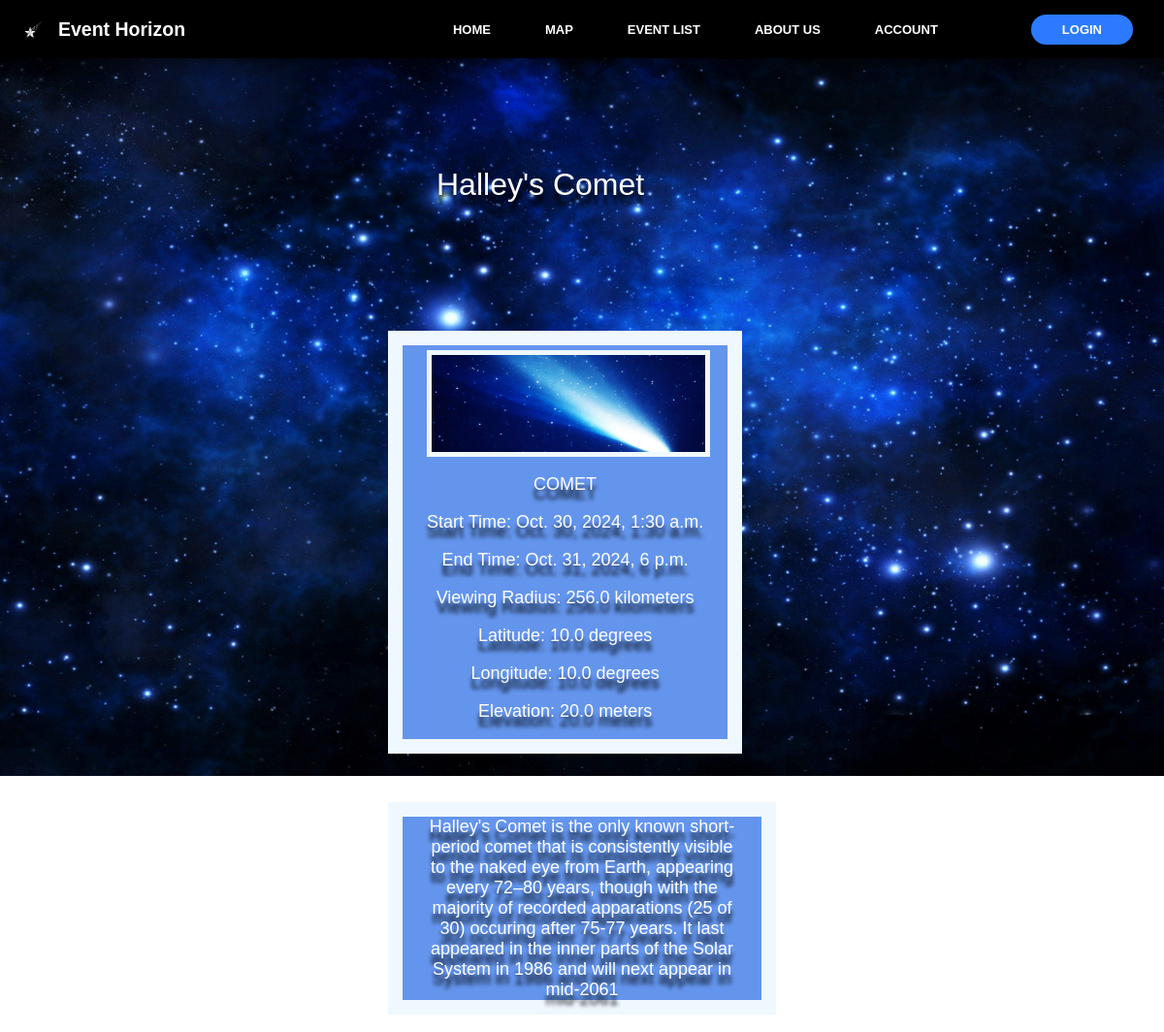
/list/2, run on the app's committed database.
### stars_app/models.py (models this page shows, shortened)
class CelestialEvent(models.Model):
    EVENT_TYPES = [
        ('METEOR', 'Meteor Shower'),
        ('ECLIPSE', 'Eclipse'),
        ('PLANET', 'Planetary Event'),
        ('AURORA', 'Aurora'),
        ('OTHER', 'Other'),
        ('COMET', 'Comet'),
    ]
    name = models.CharField(max_length=200)
    event_type = models.CharField(max_length=10, choices=EVENT_TYPES)
    start_time = models.DateTimeField()
    end_time = models.DateTimeField()
    description = models.TextField()
    viewing_radius = models.FloatField(help_text="Optimal viewing radius in km")
    location = models.ForeignKey(ViewingLocation, on_delete=models.CASCADE)

class ViewingLocation(models.Model):
    name = models.CharField(max_length=200)
    latitude = models.FloatField()
    longitude = models.FloatField()
    elevation = models.FloatField(help_text="Elevation in meters")
    light_pollution_value = models.FloatField(null=True, blank=True, help_text="Calculated light pollution value from tiles")
    quality_score = models.FloatField(null=True, blank=True)
    added_by = models.ForeignKey(User, on_delete=models.CASCADE)
    created_at = models.DateTimeField(auto_now_add=True)

### stars_app/views.py (the view)
# urls.py: path('list/<event_id>', views.details, name='details'),
def details(request, event_id):
    current_data = {
        'event': CelestialEvent.objects.get(pk=event_id)
    }
    return render(request, 'stars_app/details.html', current_data)

### stars_app/templates/stars_app/details.html
{% extends "stars_app/base.html" %}
{% block body_class %}details-page{% endblock %}
{% block content %}
    <div class="details-container">
        <div class="details-header">
            <p>{{ event.name }}</p>
        </div>
        <div class="details-item">
            {% if event.event_type == "COMET" %}
                <img src='/static/images/comet-pic.jpg' class="list-icon" width="100" height="100"></img>
            {% elif event.event_type == "ECLIPSE" %}
                <img src='/static/images/eclipse_icon.jpg' class="list-icon" width="100" height="100"></img>
            {% elif event.event_type == "METEOR" %}
                <img src='/static/images/meteor-icon.jpg' class="list-icon" width="100" height="100"></img>
            {% elif event.event_type == "PLANET" %}
                <img src='/static/images/planet-icon.jpg' class="list-icon" width="100" height="100"></img>
            {% elif event.event_type == "AURORA" %}
                <img src='/static/images/aurora-icon.jpg' class="list-icon" width="100" height="100"></img>
            {% endif %}
            <p>{{ event.event_type }}</p>
            <p>Start Time: {{ event.start_time }}</p>
            <p>End Time: {{ event.end_time }}</p>
            <p>Viewing Radius: {{ event.viewing_radius }} kilometers</p>
            <p>Latitude: {{ event.location.latitude }} degrees</p>
            <p>Longitude: {{ event.location.longitude }} degrees</p>
            <p>Elevation: {{ event.location.elevation }} meters</p>
        </div>
        <p class="details-description">{{ event.description }}</p>
    </div>
{% endblock %}

### static/css/styles.css (style rules this page uses)
html { height: 100%; overflow: hidden; }
body { font-family: Tahoma, sans-serif; margin: 0; padding: 0; box-sizing: border-box; }
.list-icon { margin: 5px; border: 5px solid aliceblue; object-fit: cover; display: block; margin-left: auto; margin-right: auto; width: 99%; }
.details-container { padding: 40px; width: 500px; }
.details-header { display: flex; font-size: xx-large; font-family: Arial, sans-serif; padding: 100px; text-shadow: 0 10px 4px black; text-decoration: none; text-align: center; color: white; }
.details-item { font-size: large; font-family: Arial, sans-serif; list-style-type: none; text-shadow: 0 10px 4px black; text-align: center; color: white; display: inline-block; margin-left: 50px; margin-right: 50px; padding-left: 25px; padding-right: 25px; border: 15px solid aliceblue; background: cornflowerblue; background-position: center; background-size:cover; }
.details-description { font-size: large; font-family: Arial, sans-serif; list-style-type: none; text-shadow: 0 10px 4px black; text-align: center; color: white; display: inline-block; margin-left: 50px; margin-right: 50px; margin-top: 50px; padding-left: 25px; padding-right: 25px; border: 15px solid aliceblue; background: cornflowerblue; background-position: center; background-size:cover; }

### data on the page
CelestialEvent: name "Halley's Comet", event_type "COMET", start_time "Oct. 30, 2024, 1:30 a.m.", end_time "Oct. 31, 2024, 6 p.m.", viewing_radius "256.0", location.latitude "10.0", location.longitude "10.0", location.elevation "20.0", description "Halley's Comet is the only known short-period comet that is consistently visible to the naked eye from Earth, appearing every 72–80 years, though with the majority of recorded apparations (25 of 30) occuring after 75-77 years. It last appeared in the inner parts of the Solar System in 1986 and will next appear in mid-2061"
